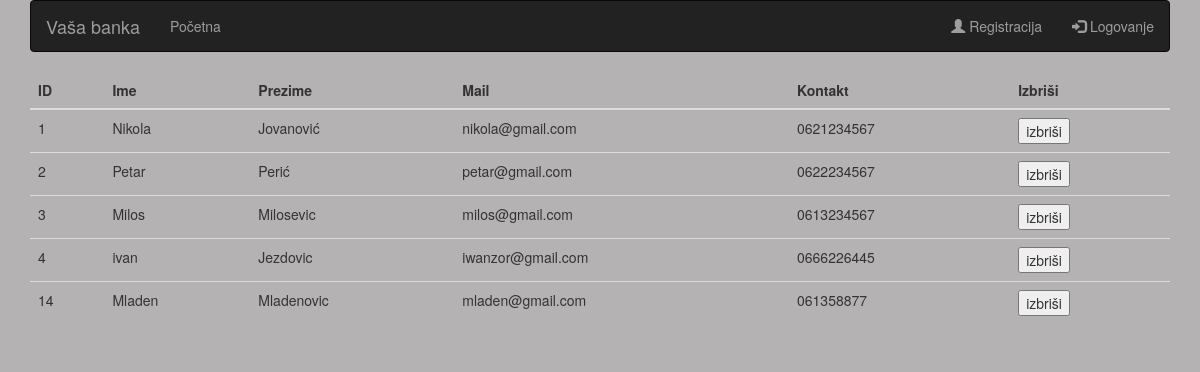
The app's page /e-bank/users.php with its own data.
### tables this page shows
CREATE TABLE `users` (
  `id` int(11) NOT NULL,
  `name` varchar(25) NOT NULL,
  `surname` varchar(25) NOT NULL,
  `password` varchar(50) NOT NULL,
  `mail` varchar(100) NOT NULL,
  `phone` varchar(25) NOT NULL,
  `admin` int(11) NOT NULL DEFAULT '0'
);

### e-bank/users.php (the view, shortened to what this page needs)
<?php
include "api/connect.php";
$sql = "SELECT * FROM users";
$q = $conn->query($sql);
?>
<!DOCTYPE html>
<html lang="en">
<head>
    <link rel="stylesheet" href="https://maxcdn.bootstrapcdn.com/bootstrap/3.4.1/css/bootstrap.min.css">
</head>
<body style="background-color: 	#b4b2b2">
    <?php include "nav.php"; ?>
    <div class="container">
            <div id="response">
                <table class="table">
                    <thead>
                        <tr>
                            <th>ID</th>
                            <th>Ime</th>
                            <th>Prezime</th>
                            <th>Mail</th>
                            <th>Kontakt</th>
                            <th>Izbriši</th>
                        </tr>
                    </thead>
                    <tbody>
                        <?php while ($line = $q->fetch_object()) {  ?>
                            <tr>
                                <td><?php echo $line->id; ?></td>
                                <td><?php echo $line->name; ?></td>
                                <td><?php echo $line->surname; ?></td>
                                <td><?php echo $line->mail; ?></td>
                                <td><?php echo $line->phone; ?></td>
                                <td><button onclick="del(<?php echo $line->id; ?>)">izbriši</button></td>
                            </tr>
                        <?php  } ?>
                    </tbody>
                </table>
            </div>
        </div>
</body>
</html>

### e-bank/nav.php (shortened to what this page needs)
<div class="container">
    <nav class="navbar navbar-inverse">
        <div class="container-fluid">
            <div class="navbar-header">
                <a class="navbar-brand" href="index.php">Vaša banka</a>
            </div>
            <ul class="nav navbar-nav">
                <li class="index.php"><a href="index.php">Početna</a></li>
            </ul>
            <ul class="nav navbar-nav navbar-right">
                <?php if(!isset($_SESSION['userName'])){ ?>
                    <li><a href="registration.php"><span class="glyphicon glyphicon-user"></span> Registracija</a></li>
                    <li><a href="login.php"><span class="glyphicon glyphicon-log-in"></span> Logovanje</a></li>
                <?php } else if (isset($_SESSION['userName'])) { ?>
                    <li><a href="logout.php"><span class="glyphicon glyphicon-user"></span> Logout</a></li>
                <?php }?>
            </ul>
        </div>
    </nav>
</div>

### records on screen
users: id "1", name "Nikola", surname "Jovanović", mail "nikola@gmail.com", phone "0621234567"
users: id "2", name "Petar", surname "Perić", mail "petar@gmail.com", phone "0622234567"
users: id "3", name "Milos", surname "Milosevic", mail "milos@gmail.com", phone "0613234567"
users: id "4", name "ivan", surname "Jezdovic", mail "iwanzor@gmail.com", phone "0666226445"
users: id "14", name "Mladen", surname "Mladenovic", mail "mladen@gmail.com", phone "061358877"
